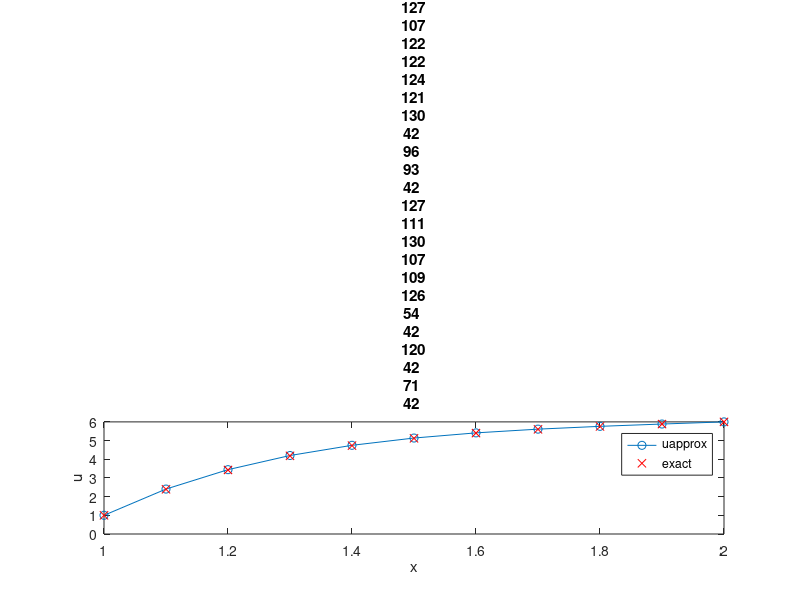

This figure's MATLAB source: (Note: this script raises an error after producing the figure.)
% Sample Code for Finite Difference method
clear all All
a=1;
b=2;
%number of subintervals
n=10;
h=(b-a)/n;
%unknowns n-2
LBC=1;
RBC=6;

A=zeros(n-1,n-1);
P=3;Q=2;
%main diagonal
for i=1:n-1
    A(i,i)=(-2+h^2*Q);
end

for i=1:n-2
    %lower diag
    A(i+1,i)=(1-h/2*P);
    %upper diagonal
    A(i,i+1)=(1+h/2*P);
end


%right hand side
x=[a+h:h:b-h];
f=h^2*4*x.^2;

%right hand side contributions with the bcs
f(1)=f(1)-(1-h/2*P)*(LBC);   f(end)=f(end)-(1+h/2*P)*(RBC);

%simply solve Au=f, we take f' since it is to be a column vector
u=A\f';

%pad the solution
x=[a x b];
u=[LBC u' RBC];

%building uexact
    C1 = -(exp(3)*(2 + 3*exp(1))) / (exp(1) - 1);
    C2 = (2*exp(1) + 3*exp(3)) / (exp(1) - 1);
    % Define uexact
    uexact = 7 - 6*x + 2*x.^2 + C1*exp(-2*x) + C2*exp(-x);


figure(1)
plot(x,u,'o-',x,uexact,'rx')
title("uapprox VS uexact, n = " + n)
legend('uapprox','exact')
xlabel('x')
ylabel('u')
ax = gca; 
ax.FontSize = 18;
%error plots 
figure(2)
plot(x,abs(u-uexact),'b-')
title(['Error Plot, n = ' num2str(n)])
xlabel('x')
ax = gca; 
ax.FontSize = 18;


% repeat of above but with N = 40 for second part

% Sample Code for Finite Difference method
a=1;
b=2;
%number of subintervals
n=40;
h=(b-a)/n;
%unknowns n-2
LBC=1;
RBC=6;

A=zeros(n-1,n-1);
P=3;Q=2;
%main diagonal
for i=1:n-1
    A(i,i)=(-2+h^2*Q);
end

for i=1:n-2
    %lower diag
    A(i+1,i)=(1-h/2*P);
    %upper diagonal
    A(i,i+1)=(1+h/2*P);
end


%right hand side
x=[a+h:h:b-h];
f=h^2*4*x.^2;

%right hand side contributions with the bcs
f(1)=f(1)-(1-h/2*P)*(LBC);   f(end)=f(end)-(1+h/2*P)*(RBC);

%simply solve Au=f, we take f' since it is to be a column vector
u=A\f';

%pad the solution
x=[a x b];
u=[LBC u' RBC];

%building uexact
    C1 = -(exp(3)*(2 + 3*exp(1))) / (exp(1) - 1);
    C2 = (2*exp(1) + 3*exp(3)) / (exp(1) - 1);
    % Define uexact
    uexact = 7 - 6*x + 2*x.^2 + C1*exp(-2*x) + C2*exp(-x);


figure(3)
plot(x,u,'o-',x,uexact,'rx')
title("uapprox VS uexact, n = " + n)
legend('uapprox','exact')
xlabel('x')
ylabel('u')
ax = gca; 
ax.FontSize = 18;
%error plots 
figure(4)
plot(x,abs(u-uexact),'b-')
title(['Error Plot, n = ' num2str(n)])
xlabel('x')
ax = gca; 
ax.FontSize = 18;
